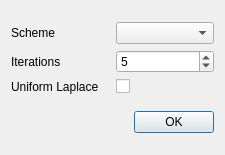
<?xml version="1.0" encoding="UTF-8"?>
<ui version="4.0">
 <class>DialogSurfaceMeshSmoothing</class>
 <widget class="QDialog" name="DialogSurfaceMeshSmoothing">
  <property name="geometry">
   <rect>
    <x>0</x>
    <y>0</y>
    <width>225</width>
    <height>155</height>
   </rect>
  </property>
  <property name="windowTitle">
   <string>Surface Smoothing</string>
  </property>
  <layout class="QVBoxLayout" name="verticalLayout">
   <item>
    <layout class="QGridLayout" name="gridLayout">
     <item row="0" column="0">
      <widget class="QLabel" name="labelScheme">
       <property name="text">
        <string>Scheme</string>
       </property>
      </widget>
     </item>
     <item row="0" column="1">
      <widget class="QComboBox" name="comboBoxScheme"/>
     </item>
     <item row="1" column="0">
      <widget class="QLabel" name="labelIterations">
       <property name="text">
        <string>Iterations</string>
       </property>
      </widget>
     </item>
     <item row="1" column="1">
      <widget class="QSpinBox" name="spinBoxIterations">
       <property name="minimum">
        <number>1</number>
       </property>
       <property name="value">
        <number>5</number>
       </property>
      </widget>
     </item>
     <item row="2" column="0">
      <widget class="QLabel" name="labelUniformLaplace">
       <property name="text">
        <string>Uniform Laplace</string>
       </property>
      </widget>
     </item>
     <item row="2" column="1">
      <widget class="QCheckBox" name="checkBoxUniformLaplace">
       <property name="text">
        <string/>
       </property>
       <property name="checked">
        <bool>false</bool>
       </property>
      </widget>
     </item>
    </layout>
   </item>
   <item>
    <layout class="QHBoxLayout" name="horizontalLayout_2">
     <item>
      <spacer name="horizontalSpacer_3">
       <property name="orientation">
        <enum>Qt::Horizontal</enum>
       </property>
       <property name="sizeHint" stdset="0">
        <size>
         <width>0</width>
         <height>0</height>
        </size>
       </property>
      </spacer>
     </item>
     <item>
      <widget class="QPushButton" name="okButton">
       <property name="text">
        <string>OK</string>
       </property>
       <property name="default">
        <bool>true</bool>
       </property>
      </widget>
     </item>
    </layout>
   </item>
  </layout>
 </widget>
 <resources/>
 <connections/>
</ui>
